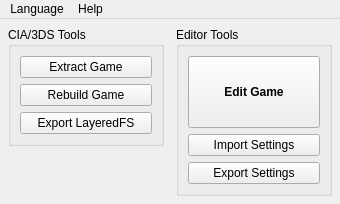
<?xml version="1.0" encoding="UTF-8"?>
<ui version="4.0">
 <class>Window</class>
 <widget class="QMainWindow" name="Window">
  <property name="geometry">
   <rect>
    <x>0</x>
    <y>0</y>
    <width>340</width>
    <height>204</height>
   </rect>
  </property>
  <property name="minimumSize">
   <size>
    <width>340</width>
    <height>204</height>
   </size>
  </property>
  <property name="maximumSize">
   <size>
    <width>340</width>
    <height>204</height>
   </size>
  </property>
  <property name="windowTitle">
   <string notr="true">Game Editor</string>
  </property>
  <widget class="QWidget" name="centralwidget">
   <layout class="QVBoxLayout" name="verticalLayout">
    <property name="leftMargin">
     <number>8</number>
    </property>
    <property name="topMargin">
     <number>8</number>
    </property>
    <property name="rightMargin">
     <number>8</number>
    </property>
    <property name="bottomMargin">
     <number>8</number>
    </property>
    <item>
     <layout class="QHBoxLayout" name="horizontalLayout">
      <property name="spacing">
       <number>12</number>
      </property>
      <item>
       <layout class="QVBoxLayout" name="verticalLayout_2">
        <property name="spacing">
         <number>0</number>
        </property>
        <item>
         <widget class="QGroupBox" name="groupLeft">
          <property name="sizePolicy">
           <sizepolicy hsizetype="Expanding" vsizetype="Preferred">
            <horstretch>0</horstretch>
            <verstretch>0</verstretch>
           </sizepolicy>
          </property>
          <property name="title">
           <string>CIA/3DS Tools</string>
          </property>
          <layout class="QVBoxLayout" name="verticalLayout_4">
           <item>
            <widget class="QPushButton" name="buttonExtract">
             <property name="text">
              <string>Extract Game</string>
             </property>
            </widget>
           </item>
           <item>
            <widget class="QPushButton" name="buttonRebuild">
             <property name="text">
              <string>Rebuild Game</string>
             </property>
            </widget>
           </item>
           <item>
            <widget class="QPushButton" name="buttonLayeredFS">
             <property name="text">
              <string>Export LayeredFS</string>
             </property>
            </widget>
           </item>
          </layout>
         </widget>
        </item>
        <item>
         <widget class="QLabel" name="textHelp">
          <property name="text">
           <string notr="true"/>
          </property>
          <property name="alignment">
           <set>Qt::AlignLeading|Qt::AlignLeft|Qt::AlignVCenter</set>
          </property>
         </widget>
        </item>
       </layout>
      </item>
      <item>
       <widget class="QGroupBox" name="groupRight">
        <property name="sizePolicy">
         <sizepolicy hsizetype="Expanding" vsizetype="Preferred">
          <horstretch>0</horstretch>
          <verstretch>0</verstretch>
         </sizepolicy>
        </property>
        <property name="title">
         <string>Editor Tools</string>
        </property>
        <layout class="QVBoxLayout" name="verticalLayout_3">
         <item>
          <widget class="QPushButton" name="buttonEdit">
           <property name="sizePolicy">
            <sizepolicy hsizetype="Minimum" vsizetype="Expanding">
             <horstretch>0</horstretch>
             <verstretch>0</verstretch>
            </sizepolicy>
           </property>
           <property name="font">
            <font>
             <weight>75</weight>
             <bold>true</bold>
            </font>
           </property>
           <property name="text">
            <string>Edit Game</string>
           </property>
          </widget>
         </item>
         <item>
          <widget class="QPushButton" name="buttonImport">
           <property name="text">
            <string>Import Settings</string>
           </property>
          </widget>
         </item>
         <item>
          <widget class="QPushButton" name="buttonExport">
           <property name="text">
            <string>Export Settings</string>
           </property>
          </widget>
         </item>
        </layout>
       </widget>
      </item>
     </layout>
    </item>
   </layout>
  </widget>
  <widget class="QMenuBar" name="menubar">
   <property name="geometry">
    <rect>
     <x>0</x>
     <y>0</y>
     <width>340</width>
     <height>21</height>
    </rect>
   </property>
   <widget class="QMenu" name="menuLanguage">
    <property name="title">
     <string>Language</string>
    </property>
    <addaction name="actionGerman"/>
    <addaction name="actionEnglish"/>
   </widget>
   <widget class="QMenu" name="menuHelp">
    <property name="title">
     <string>Help</string>
    </property>
    <addaction name="actionAbout"/>
    <addaction name="actionCheckForUpdates"/>
   </widget>
   <addaction name="menuLanguage"/>
   <addaction name="menuHelp"/>
  </widget>
  <action name="actionAbout">
   <property name="text">
    <string>About %s...</string>
   </property>
   <property name="shortcut">
    <string notr="true">F1</string>
   </property>
  </action>
  <action name="actionEnglish">
   <property name="checkable">
    <bool>true</bool>
   </property>
   <property name="text">
    <string notr="true">English</string>
   </property>
  </action>
  <action name="actionGerman">
   <property name="checkable">
    <bool>true</bool>
   </property>
   <property name="text">
    <string notr="true">Deutsch</string>
   </property>
  </action>
  <action name="actionCheckForUpdates">
   <property name="text">
    <string>Check for Updates...</string>
   </property>
  </action>
 </widget>
 <resources/>
 <connections/>
</ui>
